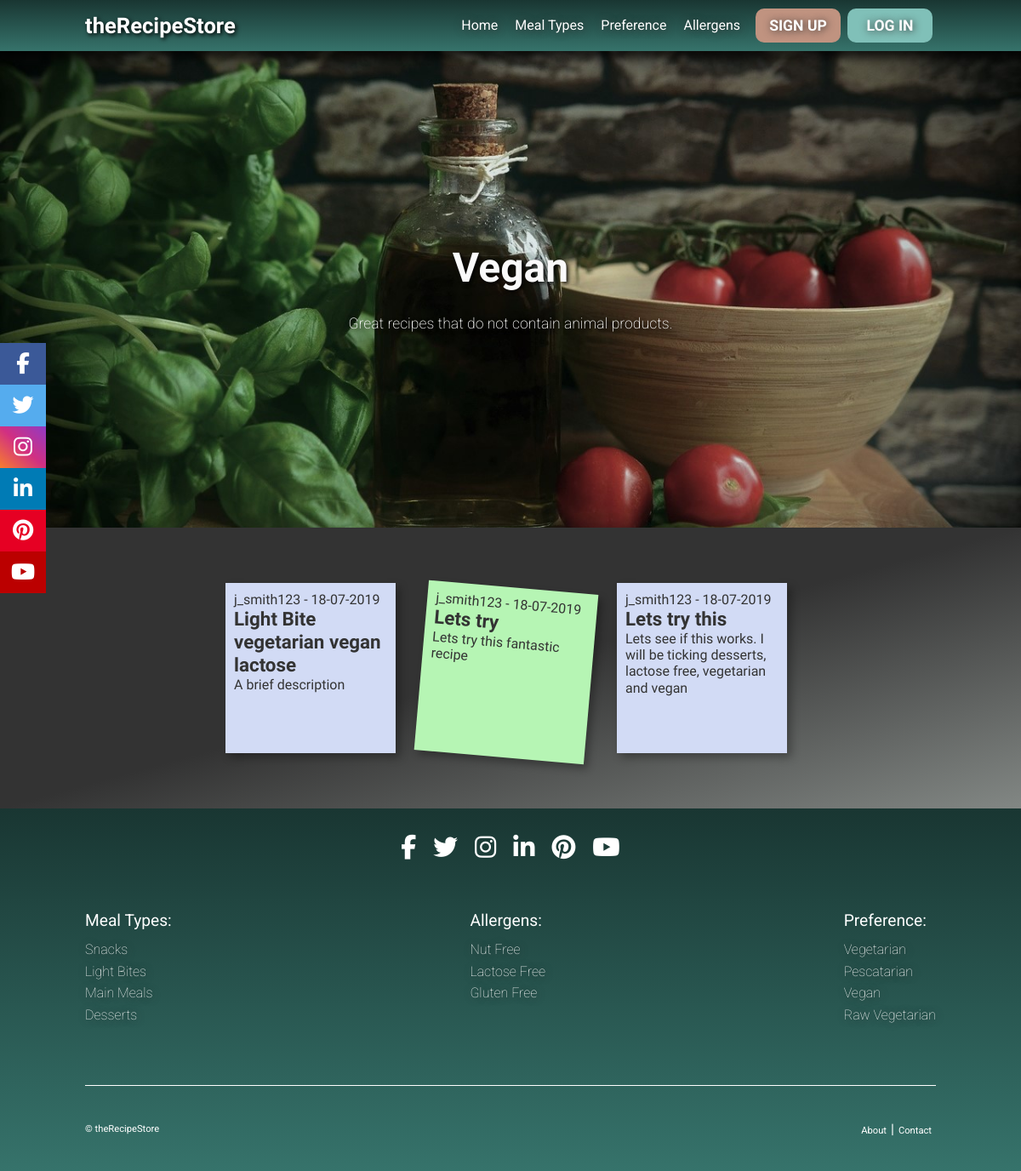
/preference/vegan, run on an earlier commit of the app's database.
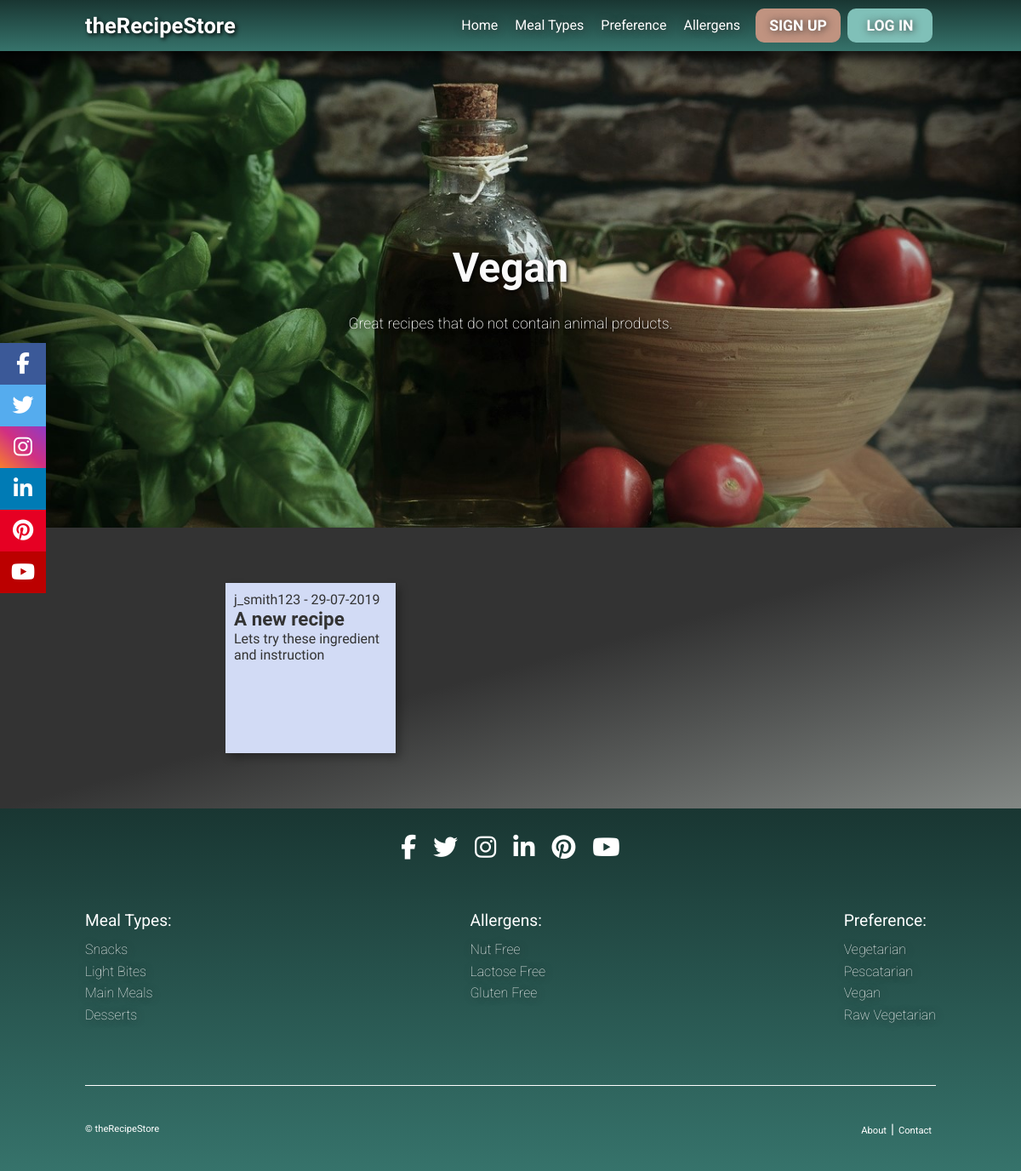
And on a later commit of the database.
### therecipestore/models.py (models this page shows, shortened)
class Recipe(db.Model):
    id = db.Column(db.Integer, primary_key=True)
    recipe_name = db.Column(db.String(20))
    recipe_description = db.Column(db.String(200))
    recipe_difficulty = db.Column(db.String(10))
    recipe_prep_time = db.Column(db.String(20))
    recipe_cook_time = db.Column(db.String(20))
    meal_type = db.Column(db.String(15))
    meal_preference_vegetarian = db.Column(db.Boolean)
    meal_preference_vegan = db.Column(db.Boolean)
    meal_preference_pescatarian = db.Column(db.Boolean)
    meal_preference_raw_vegetarian = db.Column(db.Boolean)
    meal_allergen_nut_free = db.Column(db.Boolean)
    meal_allergen_lactose_free = db.Column(db.Boolean)
    meal_allergen_gluten_free = db.Column(db.Boolean)
    recipe_added = db.Column(db.DateTime, default=datetime.utcnow)
    user_id = db.Column(db.Integer, db.ForeignKey('user.id'))
    ingredients = db.relationship('Ingredient', backref="recipe", lazy=True)
    instructions = db.relationship('Instruction', backref="recipe", lazy=True)

class User(db.Model, UserMixin):
    id = db.Column(db.Integer, primary_key=True)
    firstname = db.Column(db.String(25))
    lastname = db.Column(db.String(25))
    username = db.Column(db.String(25), unique=True)
    email = db.Column(db.String(120), unique=True)
    password = db.Column(db.String(120))
    recipes = db.relationship('Recipe', backref="author", lazy=True)

### therecipestore/routes.py (the view)
@app.route("/preference/<meal_type>")
def preference(meal_type):
    mealtype = load_data(meal_type)
    if meal_type == 'vegetarian':
        recipes = Recipe.query.filter_by(meal_preference_vegetarian=true()).order_by(Recipe.recipe_added.desc())
    if meal_type == 'vegan':
        recipes = Recipe.query.filter_by(meal_preference_vegan=true()).order_by(Recipe.recipe_added.desc())
    if meal_type == 'pescatarian':
        recipes = Recipe.query.filter_by(meal_preference_pescatarian=true()).order_by(Recipe.recipe_added.desc())
    if meal_type == 'raw_vegetarian':
        recipes = Recipe.query.filter_by(meal_preference_raw_vegetarian=true()).order_by(Recipe.recipe_added.desc())
    return render_template("mealtype.html", mealtype=mealtype, recipes=recipes)

### therecipestore/routes.py (called while the page is built)
def load_data(meal_type):
    mealtype = {}
    with open("therecipestore/static/data/meal-type-homepage.json", "r") as json_data:
        data = json.load(json_data)
        for obj in data:
            if obj["url"] == meal_type:
                mealtype = obj
    return mealtype

### therecipestore/templates/mealtype.html
{% extends 'base.html' %}
{% block content %}
<header class="header-images" id="{{ mealtype.id }}">
    <div class="background-image" id="{{ mealtype.id }}">
        <div class="image-container">
            <div class="image-text">
                <h2 class="image-text-header">{{ mealtype.mealtype }}</h2>
                <p class="image-text-paragraph">{{ mealtype.description }}</p>
            </div>
        </div>
    </div>
</header>
<section class="post-it-notes-section">
    <div class="post-it-notes-section-container">
        <ul class="post-it-notes">
            {% for recipe in recipes %}
            <li class="post-it-note">
                <a href="{{ url_for('recipe', id=recipe.id) }}">
                    <p>{{ recipe.author.username }} - {{ recipe.recipe_added.strftime('%d-%m-%Y') }}</p>
                    <h2 class="post-it-note-title">{{ recipe.recipe_name }}</h2>
                    <p class="post-it-note-paragraph">{{ recipe.recipe_description }}</p>
                </a>
            </li>
            {% endfor %}
        </ul>
    </div>
</section>
{% endblock %}

### therecipestore/templates/base.html (shortened to what this page needs)
<!DOCTYPE html>
<html lang="en">
<head>
    <link rel="stylesheet" href="https://cdnjs.cloudflare.com/ajax/libs/font-awesome/4.7.0/css/font-awesome.min.css">
    <link rel="stylesheet" href="{{ url_for('static', filename='css/style.css') }}" type="text/css" />
</head>
<body>
    <nav class="navbar">
        <div class="navbar-container">
            <div class="navbar-logo-label">
                <div class="navbar-logo">
                    <a href="{{ url_for('index') }}">theRecipeStore</a>
                </div>
            </div>
            <div class="navbar-links">
                <div class="navbar-link">
	                <a id="home-link" class="dropdown-content-button" href="{{ url_for('index') }}">Home</a>
	            </div>
	            <div class="navbar-link">
	                <a id="meal-type" class="dropdown-content-button">Meal Types</a>
	            </div>
                <div class="navbar-link">
	                <a id="search-link" class="dropdown-content-button">Preference</a>
	            </div>
	            <div class="navbar-link">
                	<a id="allergens" class="dropdown-content-button">Allergens</a>
                </div>
                {% if current_user.is_authenticated %}
                <div class="navbar-link">
	                <a id="home-link" class="dropdown-content-button" href="{{ url_for('personal_home') }}"><i class="fa fa-user-circle my-account"></i></a>
	            </div>
                <div class="navbar-link-buttons-logout">
                	<div class="sign-up-login-button" id="logout"><a href="{{ url_for('logout') }}" class="navbar-link-button">Log Out</a></div>
	            </div>
	            {% else %}
	            <div class="navbar-link-buttons">
	                <div class="sign-up-login-button" id="sign-up"><a href="{{ url_for('signup') }}" class="navbar-link-button">Sign Up</a></div>
	                <div class="sign-up-login-button" id="login"><a href="{{ url_for('login') }}" class="navbar-link-button">Log In</a></div>
	            </div>
	            {% endif %}
            </div>
        </div>
    </nav>
    <div class="icon-bar-desktop-views">
		<a href="https://www.facebook.com/" target="_blank" class="icon-bar-facebook"><i class="fa fa-facebook"></i></a>
		<a href="https://twitter.com/" target="_blank" class="icon-bar-twitter"><i class="fa fa-twitter"></i></a>
		<a href="https://www.instagram.com/?hl=en" target="_blank" class="icon-bar-instagram"><i class="fa fa-instagram"></i></a>
		<a href="https://www.linkedin.com/?hl=en" target="_blank" class="icon-bar-linkedin"><i class="fa fa-linkedin"></i></a>
		<a href="https://www.pinterest.com/?hl=en" target="_blank" class="icon-bar-pinterest"><i class="fa fa-pinterest"></i></a>
		<a href="https://www.youtube.com/?hl=en" target="_blank" class="icon-bar-youtube"><i class="fa fa-youtube"></i></a>
	</div>
    {% block content %}
    {% endblock %}
    <footer class="footer">
		<div class="footer-container">
			<div class="footer-social">
                <ul class="social-links">
                    <li class="social"><a class="dropdown-content-link social-link" href="https://www.facebook.com/" target="_blank"><i class="fa fa-facebook"></i></a></li>
                    <li class="social"><a class="dropdown-content-link social-link" href="https://twitter.com/" target="_blank"><i class="fa fa-twitter"></i></a></li>
                    <li class="social"><a class="dropdown-content-link social-link" href="https://www.instagram.com/?hl=en" target="_blank"><i class="fa fa-instagram"></i></a></li>
                    <li class="social"><a class="dropdown-content-link social-link" href="https://www.linkedin.com/?hl=en" target="_blank"><i class="fa fa-linkedin"></i></a></li>
                    <li class="social"><a class="dropdown-content-link social-link" href="https://www.pinterest.com/?hl=en" target="_blank"><i class="fa fa-pinterest"></i></a></li>
                    <li class="social"><a class="dropdown-content-link social-link" href="https://www.youtube.com/?hl=en" target="_blank"><i class="fa fa-youtube"></i></a></li>
                </ul>
            </div>
			<div class="footer-top-primary-links">
				<div class="footer-section">
					<div class="meal-types-footer-links footer-list-title" id="meal-types-footer-dropdown">Meal Types:</div>
					<ul class="meal-types-subject-links footer-list" id="meal-types-list">
						<li class="footer-list-item"><a class="footer-list-link" href="{{ url_for('meal_type_page', meal_type='snacks') }}">Snacks</a></li>
						<li class="footer-list-item"><a class="footer-list-link" href="{{ url_for('meal_type_page', meal_type='light_bites') }}">Light Bites</a></li>
						<li class="footer-list-item"><a class="footer-list-link" href="{{ url_for('meal_type_page', meal_type='main_meals') }}">Main Meals</a></li>
						<li class="footer-list-item"><a class="footer-list-link" href="{{ url_for('meal_type_page', meal_type='desserts') }}">Desserts</a></li>
					</ul>
				</div>
				<div class="footer-section">
					<div class="allergens-footer-links footer-list-title" id="allergens-footer-dropdown">Allergens:</div>
					<ul class="allergens-subject-links footer-list" id="allergens-list">
						<li class="footer-list-item"><a class="footer-list-link" href="{{ url_for('allergen', meal_type='nut_free') }}">Nut Free</a></li>
						<li class="footer-list-item"><a class="footer-list-link" href="{{ url_for('allergen', meal_type='lactose_free') }}">Lactose Free</a></li>
						<li class="footer-list-item"><a class="footer-list-link" href="{{ url_for('allergen', meal_type='gluten_free') }}">Gluten Free</a></li>
					</ul>
				</div>
				<div class="footer-section">
					<div class="search-footer-links footer-list-title" id="search-footer-dropdown">Preference:</div>
					<ul class="search-subject-links footer-list" id="search-list">
						<li class="footer-list-item"><a class="footer-list-link" href="{{ url_for('preference', meal_type='vegetarian') }}">Vegetarian</a></li>
						<li class="footer-list-item"><a class="footer-list-link" href="{{ url_for('preference', meal_type='pescatarian') }}">Pescatarian</a></li>
						<li class="footer-list-item"><a class="footer-list-link" href="{{ url_for('preference', meal_type='vegan') }}">Vegan</a></li>
						<li class="footer-list-item"><a class="footer-list-link" href="{{ url_for('preference', meal_type='raw_vegetarian') }}">Raw Vegetarian</a></li>
					</ul>
				</div>
			</div>
			<div class="horizontal-rule-footer">
	          	<div class="footer-contents-separate"></div>
	        </div>
            <div class="footer-statement">
            	<p class="statement">&#169; theRecipeStore</p>
            	<div class="footer-contact-about">
					<p class="footer-contact-about-links">
						<span class="footer-contact-about-links-span"><a id="about-footer" class="terms-about-link" href="{{ url_for('about') }}">About</a></span><span class="footer-contact-about-links-divider">|</span>
			            <span class="footer-contact-about-links-span"><a id="contact-footer" class="terms-about-link" href="{{ url_for('contact') }}">Contact</a></span>
			        </p>
				</div>
            </div>
		</div>
	</footer>
</body>
</html>

What changed in the data, as far as the page shows it:
removed Recipe: author.username "j_smith123", recipe_added "18-07-2019", recipe_name "Light Bite vegetarian vegan lactose", recipe_description "A brief description"
removed Recipe: author.username "j_smith123", recipe_added "18-07-2019", recipe_name "Lets try", recipe_description "Lets try this fantastic recipe"
removed Recipe: author.username "j_smith123", recipe_added "18-07-2019", recipe_name "Lets try this", recipe_description "Lets see if this works. I will be ticking desserts, lactose free, vegetarian and vegan"
now on this page (row edited): Recipe: author.username "j_smith123", recipe_added "29-07-2019", recipe_name "A new recipe", recipe_description "Lets try these ingredient and instruction"
